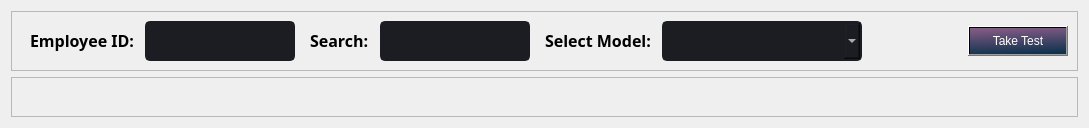
                  <widget class="QWidget" name="page_test">
                   <layout class="QVBoxLayout" name="verticalLayout_11">
                    <item>
                     <widget class="QFrame" name="frame_6">
                      <property name="minimumSize">
                       <size>
                        <width>60</width>
                        <height>60</height>
                       </size>
                      </property>
                      <property name="maximumSize">
                       <size>
                        <width>16777215</width>
                        <height>72</height>
                       </size>
                      </property>
                      <property name="frameShape">
                       <enum>QFrame::StyledPanel</enum>
                      </property>
                      <property name="frameShadow">
                       <enum>QFrame::Raised</enum>
                      </property>
                      <layout class="QHBoxLayout" name="horizontalLayout_20">
                       <item>
                        <widget class="QLabel" name="label_title_bar_top_2">
                         <property name="font">
                          <font>
                           <family>Segoe UI Semibold</family>
                           <pointsize>12</pointsize>
                           <weight>75</weight>
                           <bold>true</bold>
                          </font>
                         </property>
                         <property name="styleSheet">
                          <string notr="true">background: transparent;
margin-left: 5px;</string>
                         </property>
                         <property name="text">
                          <string>&lt;html&gt;&lt;head/&gt;&lt;body&gt;&lt;p&gt;Employee ID:&lt;/p&gt;&lt;/body&gt;&lt;/html&gt;</string>
                         </property>
                        </widget>
                       </item>
                       <item>
                        <widget class="QLineEdit" name="input_field">
                         <property name="minimumSize">
                          <size>
                           <width>150</width>
                           <height>0</height>
                          </size>
                         </property>
                         <property name="maximumSize">
                          <size>
                           <width>200</width>
                           <height>50</height>
                          </size>
                         </property>
                         <property name="styleSheet">
                          <string notr="true">QLineEdit {
	color: rgb(255, 255, 255);
	background-color: rgb(27, 29, 35);
	border-radius: 5px;
	border: 2px solid rgb(27, 29, 35);
	padding-left: 10px;
}
QLineEdit:hover {
	border: 2px solid rgb(64, 71, 88);
}
QLineEdit:focus {
	border: 2px solid rgb(91, 101, 124);
}</string>
                         </property>
                        </widget>
                       </item>
                       <item>
                        <widget class="QLabel" name="label_title_bar_top_6">
                         <property name="font">
                          <font>
                           <family>Segoe UI Semibold</family>
                           <pointsize>12</pointsize>
                           <weight>75</weight>
                           <bold>true</bold>
                          </font>
                         </property>
                         <property name="styleSheet">
                          <string notr="true">background: transparent;
margin-left: 5px;</string>
                         </property>
                         <property name="text">
                          <string>&lt;html&gt;&lt;head/&gt;&lt;body&gt;&lt;p&gt;Search:&lt;/p&gt;&lt;/body&gt;&lt;/html&gt;</string>
                         </property>
                        </widget>
                       </item>
                       <item>
                        <widget class="QLineEdit" name="search_field">
                         <property name="minimumSize">
                          <size>
                           <width>150</width>
                           <height>0</height>
                          </size>
                         </property>
                         <property name="maximumSize">
                          <size>
                           <width>200</width>
                           <height>50</height>
                          </size>
                         </property>
                         <property name="styleSheet">
                          <string notr="true">QLineEdit {
	color: rgb(255, 255, 255);
	background-color: rgb(27, 29, 35);
	border-radius: 5px;
	border: 2px solid rgb(27, 29, 35);
	padding-left: 10px;
}
QLineEdit:hover {
	border: 2px solid rgb(64, 71, 88);
}
QLineEdit:focus {
	border: 2px solid rgb(91, 101, 124);
}</string>
                         </property>
                        </widget>
                       </item>
                       <item>
                        <widget class="QLabel" name="label_title_bar_top_3">
                         <property name="font">
                          <font>
                           <family>Segoe UI Semibold</family>
                           <pointsize>12</pointsize>
                           <weight>75</weight>
                           <bold>true</bold>
                          </font>
                         </property>
                         <property name="styleSheet">
                          <string notr="true">background: transparent;
margin-left: 5px;</string>
                         </property>
                         <property name="text">
                          <string>&lt;html&gt;&lt;head/&gt;&lt;body&gt;&lt;p&gt;Select Model:&lt;/p&gt;&lt;/body&gt;&lt;/html&gt;</string>
                         </property>
                        </widget>
                       </item>
                       <item>
                        <widget class="QComboBox" name="comboBox">
                         <property name="sizePolicy">
                          <sizepolicy hsizetype="Preferred" vsizetype="Preferred">
                           <horstretch>0</horstretch>
                           <verstretch>0</verstretch>
                          </sizepolicy>
                         </property>
                         <property name="minimumSize">
                          <size>
                           <width>200</width>
                           <height>30</height>
                          </size>
                         </property>
                         <property name="maximumSize">
                          <size>
                           <width>207</width>
                           <height>50</height>
                          </size>
                         </property>
                         <property name="styleSheet">
                          <string notr="true">QComboBox{
	color: rgb(255, 255, 255);
	background-color: rgb(27, 29, 35);
	border-radius: 5px;
	border: 2px solid rgb(27, 29, 35);
	padding: 5px;
	padding-left: 10px;
}
QComboBox:hover{
	border: 2px solid rgb(64, 71, 88);
}
QComboBox QAbstractItemView {
	color: rgb(85, 170, 255);	
	background-color: rgb(27, 29, 35);
	padding: 10px;
	selection-background-color: rgb(39, 44, 54);
}</string>
                         </property>
                        </widget>
                       </item>
                       <item>
                        <spacer name="horizontalSpacer_3">
                         <property name="orientation">
                          <enum>Qt::Horizontal</enum>
                         </property>
                         <property name="sizeHint" stdset="0">
                          <size>
                           <width>100</width>
                           <height>10</height>
                          </size>
                         </property>
                        </spacer>
                       </item>
                       <item>
                        <widget class="QPushButton" name="pushButton_3">
                         <property name="minimumSize">
                          <size>
                           <width>100</width>
                           <height>30</height>
                          </size>
                         </property>
                         <property name="maximumSize">
                          <size>
                           <width>100</width>
                           <height>16777215</height>
                          </size>
                         </property>
                         <property name="styleSheet">
                          <string notr="true">QPushButton{
	color: rgb(255, 255, 255);
	background-color: qlineargradient(spread:pad, x1:0.524118, y1:0, x2:0.671, y2:1, stop:0 #7f5a83, stop:1 #0d324d);
	padding: 5px 7px;

}
QPushButton:hover {
	background-color: rgb(44, 49, 60)
}
QPushButton:pressed {	
	background-color: rgb(248, 248, 248);
	color: rgb(6, 6, 6);
}
</string>
                         </property>
                         <property name="text">
                          <string>Take Test</string>
                         </property>
                         <property name="icon">
                          <iconset>
                           <normaloff>../icons/16x16/cil-pencil.png</normaloff>../icons/16x16/cil-pencil.png</iconset>
                         </property>
                        </widget>
                       </item>
                      </layout>
                     </widget>
                    </item>
                    <item>
                     <widget class="QFrame" name="frame_21">
                      <property name="frameShape">
                       <enum>QFrame::StyledPanel</enum>
                      </property>
                      <property name="frameShadow">
                       <enum>QFrame::Raised</enum>
                      </property>
                      <layout class="QHBoxLayout" name="horizontalLayout_21">
                       <item>
                        <spacer name="horizontalSpacer_8">
                         <property name="orientation">
                          <enum>Qt::Horizontal</enum>
                         </property>
                         <property name="sizeHint" stdset="0">
                          <size>
                           <width>917</width>
                           <height>20</height>
                          </size>
                         </property>
                        </spacer>
                       </item>
                      </layout>
                     </widget>
                    </item>
                   </layout>
                  </widget>
